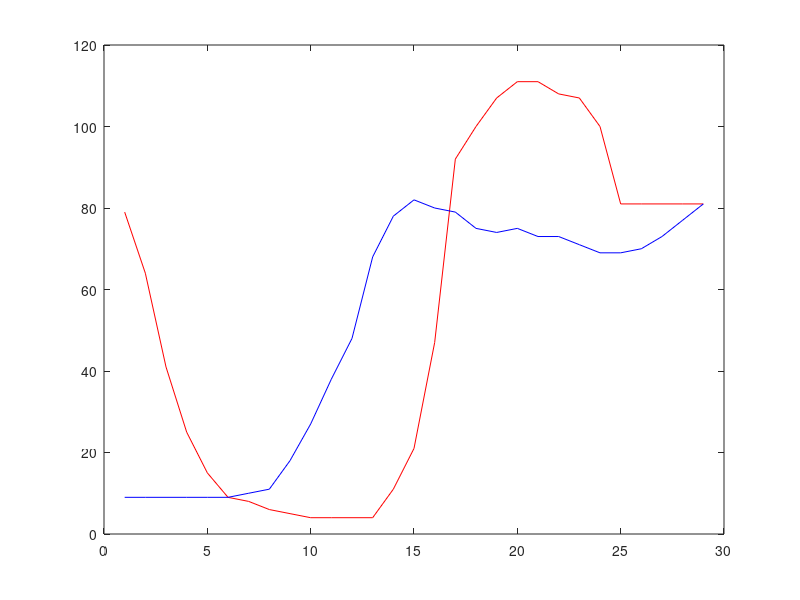
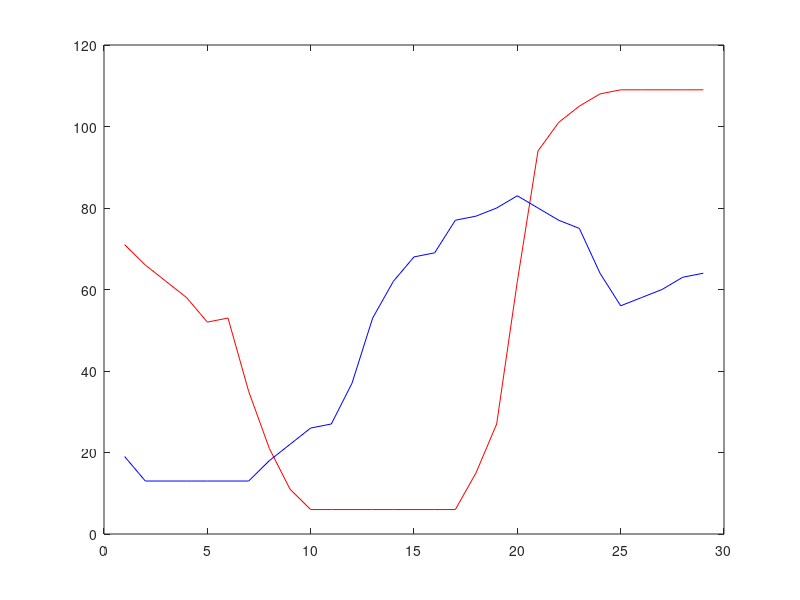
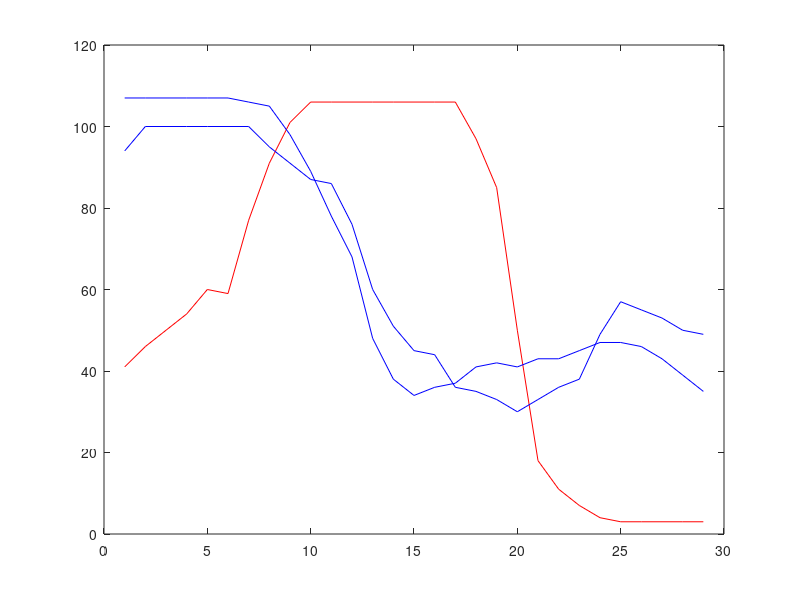

Write the MATLAB code that produced these figures, in order.
clear all; clc;
Y1 = [79 64 41 25 15 9 8 6 5 4 4 4 4 11 21 47 92 100 107 111 111 108 107 100 81 81 81 81 81]; % no smile
Y2 = [9 9 9 9 9 9 10 11 18 27 38 48 68 78 82 80 79 75 74 75 73 73 71 69 69 70 73 77 81]; % smile

Y3 = [71;66;62;58;52;53;35;21;11;6;6;6;6;6;6;6;6;15;27;62;94;101;105;108;109;109;109;109;109]';
Y4 = [19;13;13;13;13;13;13;18;22;26;27;37;53;62;68;69;77;78;80;83;80;77;75;64;56;58;60;63;64]';

Y5 = [41;46;50;54;60;59;77;91;101;106;106;106;106;106;106;106;106;97;85;50;18;11;7;4;3;3;3;3;3]';
Y6 = [94;100;100;100;100;100;100;95;91;87;86;76;60;51;45;44;36;35;33;30;33;36;38;49;57;55;53;50;49]';

Y8 = [107;107;107;107;107;107;106;105;98;89;78;68;48;38;34;36;37;41;42;41;43;43;45;47;47;46;43;39;35]';

figure;
plot(Y1, 'r');
hold on;
plot(Y2, 'b');

figure;
plot(Y3, 'r');
hold on;
plot(Y4, 'b');

figure;
plot(Y5, 'r');
hold on;
plot(Y6, 'b');
plot(Y8, 'b');